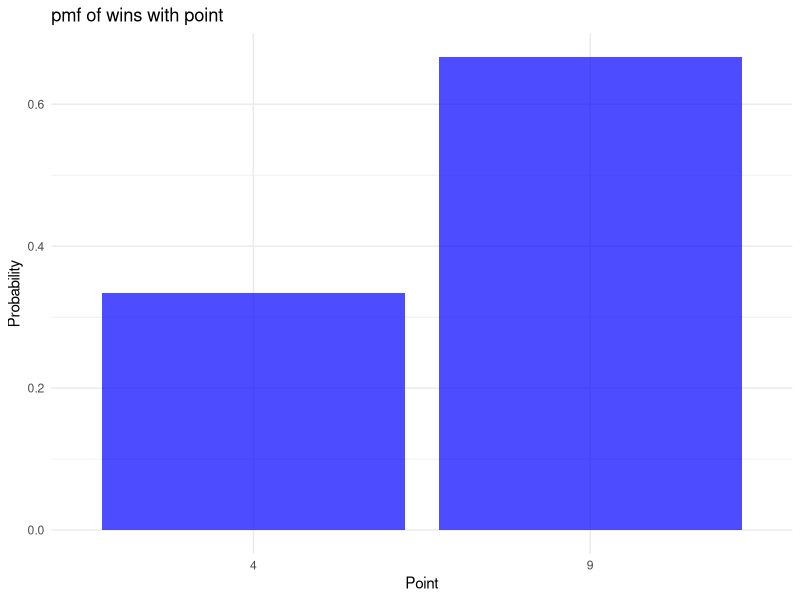

Write R code to recreate this figure.
## ---- chunk 1
roll_dice <- function() {
  # Input: None
  # Output: an integer from 1 to 12
  # Description: Generate 2 random integers from 1 to 6 and sum them
  return(sum(sample(1:6, 2, replace = TRUE)))
}
## ---- chunk 2
is_come_out_roll <- function(roll) {
  # Input: roll, integer from 2 to 12
  # Output: Boolean (TRUE if roll is 2, 3, 7, 11, or 12)
  # Description: Check if the roll is a come-out roll
  return(roll %in% c(2, 3, 7, 11, 12))
}
## ---- chunk 3
handle_come_out_roll <- function(roll) {
  # Input: roll, integer from 2 to 12
  # Output: A string indicating "win", "lose", or "continue"
  # Description: Handles the outcome of the come-out roll
  if (roll %in% c(7, 11)) {
    return("win")
  } else if (roll %in% c(2, 3, 12)) {
    return("lose")
  } else {
    return("continue")
  }
}
## ---- chunk 4
handle_point_roll <- function(point) {
  # Input: point, integer representing the point number
  # Output: A string indicating "win" or "lose"
  # Description: Simulates rolling to match the point to win or hit a 7 to lose
  while (TRUE) {
    roll <- roll_dice()
    if (roll == point) {
      return("win")
    } else if (roll == 7) {
      return("lose")
    }
  }
}
## ---- chunk 5
simulate_craps_game <- function() {
  # Input: None
  # Output: Data frame with columns id, roll, outcome, point
  # Description: Simulate a single game of Craps, recording each roll and outcome
  game_data <- data.frame(id = integer(), roll = integer(), outcome = character(), point = integer())
  roll <- roll_dice()
  game_data <- rbind(game_data, data.frame(id = 1, roll = roll, outcome = NA, point = roll))
  
  # Handle come-out roll
  outcome <- handle_come_out_roll(roll)
  
  if (outcome != "continue") {
    game_data$outcome[1] <- outcome
  } else {
    point <- roll
    roll_num <- 1
    
    # Roll until point is made or 7 is rolled
    while (TRUE) {
      roll_num <- roll_num + 1
      roll <- roll_dice()
      outcome <- ifelse(roll == point, "win", ifelse(roll == 7, "lose", "continue"))
      
      game_data <- rbind(game_data, data.frame(id = roll_num, roll = roll, outcome = outcome, point = point))
      
      if (outcome != "continue") break
    }
  }
  return(game_data)
}

## ---- chunk 6
summarize_craps_game <- function(game_data) {
  # Input: Data frame from simulate_craps_game
  # Output: Data frame with summary of n_rolls, outcome, point
  # Description: Summarize a single game's results
  
  n_rolls <- nrow(game_data)
  outcome <- tail(game_data$outcome[game_data$outcome != "continue"], 1)
  point <- ifelse(n_rolls > 1, game_data$point[1], NA)
  
  return(data.frame(n_rolls = n_rolls, outcome = outcome, point = point))
}
## ---- chunk 7
run_craps_simulation <- function(N) {
  # Input: an integer N which decide the number of games to simulate
  # Output: Data frame summarizing each game
  # Description: Runs N simulations of Craps games and summarizes results
  results <- data.frame(n_rolls = integer(), outcome = character(), point = integer())
  
  for (i in 1:N) {
    game_data <- simulate_craps_game()
    summary <- summarize_craps_game(game_data)
    results <- rbind(results, summary)
  }
  
  return(results)
}
## ---- chunk 8
library(ggplot2)
library(dplyr)
N <- 10
results <- run_craps_simulation(N)

# no NA
wins_with_point <- results %>%
  filter(outcome == "win" & !is.na(point))

# Plot the pmf of wins with point
ggplot(wins_with_point, aes(x = factor(point))) +
  geom_bar(aes(y = ..prop.., group = 1), fill = "blue", alpha = 0.7) +
  labs(title = "pmf of wins with point",
       x = "Point",
       y = "Probability") +
  theme_minimal()
